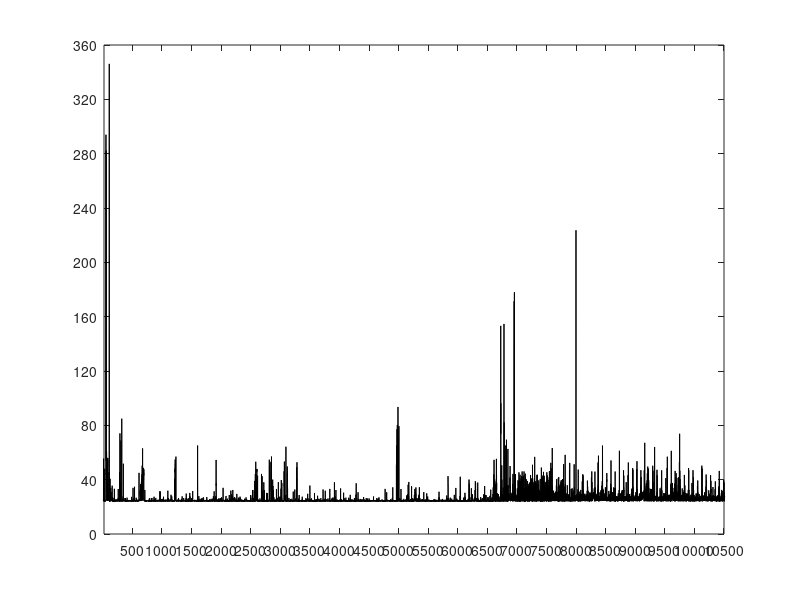
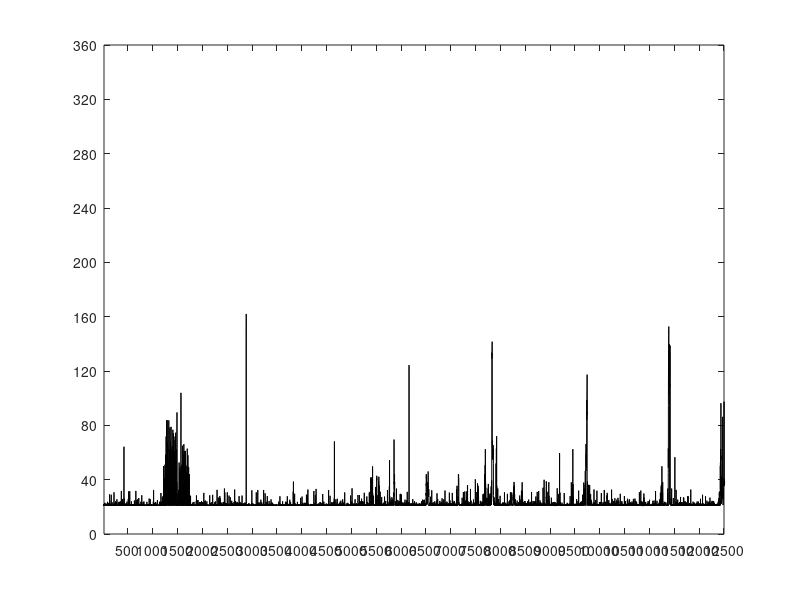

Write the MATLAB code that produced these figures, in order.
%% Session 1
fileID = fopen('g3s1.txt','r');
formatSpec = '%f';
A = fscanf(fileID,formatSpec);
plot(A,'Color','black');
set(gca,'XTick',[0:500:10500])
set(gca,'YTick',[0:40:360]) 
ylim([0 360])
xlim([20 10500])
figure
fclose(fileID);
%% Session 2
fileID = fopen('g3s2.txt','r');
formatSpec = '%f';
A = fscanf(fileID,formatSpec);
plot(A,'Color','black');
set(gca,'XTick',[0:500:12500])
set(gca,'YTick',[0:40:360]) 
ylim([0 360])
xlim([20 12500])
fclose(fileID);
